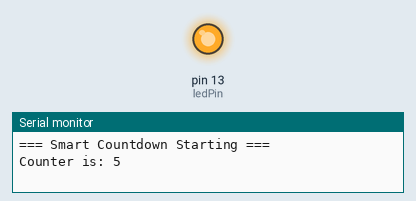
A sketch run on a simulated Arduino Uno, built with avr-gcc and run on an emulated ATmega328P. On the bench: output pins drawn as LEDs (lit = HIGH), the last lines printed to the serial monitor.

Above: at 0.1 s.
At 9.9 s:
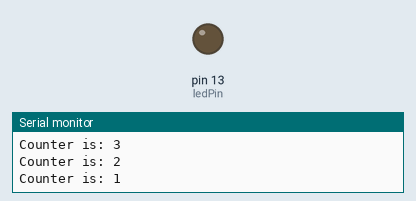
Timing chart, 0 to 11.4 s (numbered marks = the images above):
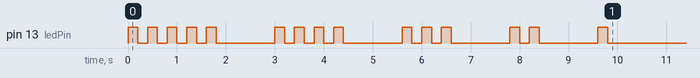

The sketch:

Assignment1_DamoahNanaYawAppiah.ino
```cpp
int startValue = 5;
int ledPin = 13;

void flashLED (int times) {
  while (times > 0) {
    digitalWrite(ledPin, HIGH);
    delay(200);
    digitalWrite(ledPin, LOW);
    delay(200);
    times = times - 1;
  }
}

void setup() {
  pinMode(ledPin, OUTPUT);
  Serial.begin(9600);

  Serial.println("=== Smart Countdown Starting ===");

  int count = startValue;
  while (count > 0) {
    Serial.print("Counter is: ");
    Serial.println(count);

    flashLED(count);

    delay(1000);
    count = count - 1;
  }

  Serial.println("=== Countdown Complete ===");
}

void loop() {}
```
